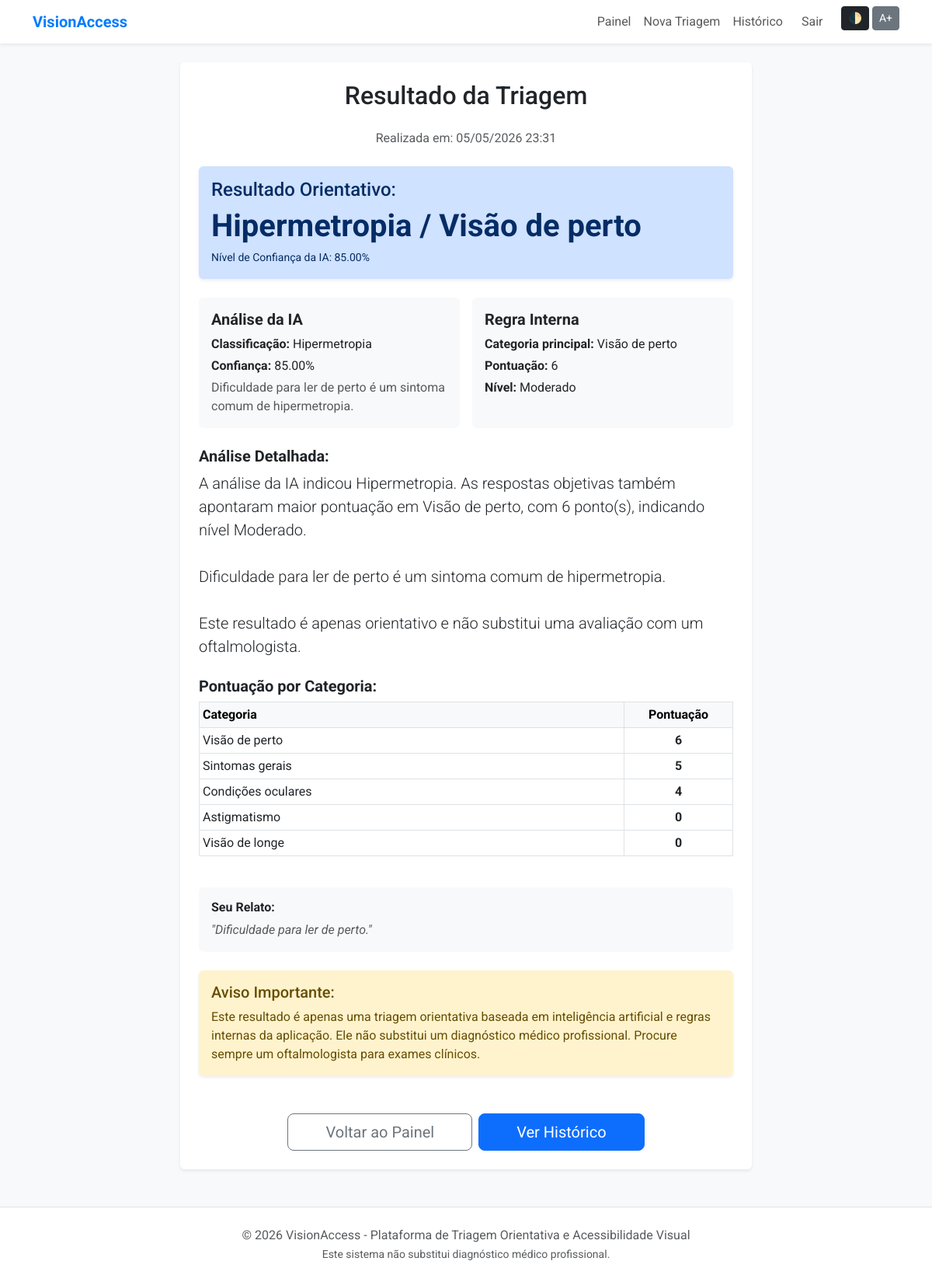
/resultado.php?id=2 (signed in), run on the app's committed database.
### tables this page shows
CREATE TABLE `resultado` (
  `id_resultado` int(11) NOT NULL,
  `id_triagem` int(11) NOT NULL,
  `classificacao_ia` varchar(100) DEFAULT NULL,
  `confianca_ia` decimal(5,2) DEFAULT NULL,
  `descricao_ia` text DEFAULT NULL,
  `resposta_ia` longtext DEFAULT NULL CHECK (json_valid(`resposta_ia`)),
  `classificacao_interna` varchar(100) DEFAULT NULL,
  `pontuacao_interna` int(11) DEFAULT NULL,
  `nivel_risco` varchar(50) DEFAULT NULL,
  `resultado_final` varchar(150) DEFAULT NULL,
  `descricao_resultado` text DEFAULT NULL,
  `data_resultado` timestamp NOT NULL DEFAULT current_timestamp()
);

CREATE TABLE `triagem` (
  `id_triagem` int(11) NOT NULL,
  `id_usuario` int(11) NOT NULL,
  `descricao_texto` text NOT NULL,
  `data_triagem` timestamp NOT NULL DEFAULT current_timestamp()
);

CREATE TABLE `pontuacao_triagem` (
  `id_pontuacao` int(11) NOT NULL,
  `id_triagem` int(11) NOT NULL,
  `id_categoria` int(11) NOT NULL,
  `pontuacao_total` int(11) NOT NULL DEFAULT 0
);

CREATE TABLE `categoria_triagem` (
  `id_categoria` int(11) NOT NULL,
  `nome` varchar(100) NOT NULL,
  `descricao` text DEFAULT NULL
);

### resultado.php (the view, shortened to what this page needs)
<?php
require_once 'includes/db_connect.php';
include 'includes/header.php';
$triagem_id = filter_input(INPUT_GET, 'id', FILTER_VALIDATE_INT);
$stmt = $pdo->prepare("
    SELECT
        r.*,
        t.descricao_texto,
        t.data_triagem
    FROM resultado r
    JOIN triagem t ON r.id_triagem = t.id_triagem
    WHERE r.id_triagem = ?
      AND t.id_usuario = ?
");
$stmt->execute([$triagem_id, $_SESSION['user_id']]);
$resultado = $stmt->fetch(PDO::FETCH_ASSOC);
$stmtPontuacao = $pdo->prepare("
    SELECT
        c.nome AS categoria,
        pt.pontuacao_total
    FROM pontuacao_triagem pt
    JOIN categoria_triagem c ON c.id_categoria = pt.id_categoria
    WHERE pt.id_triagem = ?
    ORDER BY pt.pontuacao_total DESC, c.nome ASC
");
$stmtPontuacao->execute([$triagem_id]);
$pontuacoes = $stmtPontuacao->fetchAll(PDO::FETCH_ASSOC);
$classificacaoIA = $resultado['classificacao_ia'] ?? $resultado['classificacao'] ?? 'Não informado';
$confiancaIA = $resultado['confianca_ia'] ?? $resultado['confianca'] ?? null;
$descricaoIA = $resultado['descricao_ia'] ?? null;
$resultadoFinal = $resultado['resultado_final'] ?? $classificacaoIA;
$descricaoResultado = $resultado['descricao_resultado'] ?? '';
$classificacaoInterna = $resultado['classificacao_interna'] ?? null;
$pontuacaoInterna = $resultado['pontuacao_interna'] ?? null;
$nivelRisco = $resultado['nivel_risco'] ?? null;
?>
<div class="row justify-content-center">
    <div class="col-md-8">
        <div class="card shadow-sm border-0">
            <div class="card-body p-4">
                <h2 class="text-center mb-4">Resultado da Triagem</h2>
                <p class="text-muted text-center mb-4">Realizada em: <?php echo date('d/m/Y H:i', strtotime($resultado['data_triagem'])); ?></p>
                <div class="alert alert-primary border-0 shadow-sm mb-4">
                    <h4 class="alert-heading">Resultado Orientativo:</h4>
                    <p class="display-6 fw-bold mb-1"><?php echo htmlspecialchars($resultadoFinal); ?></p>
                    <?php if ($confiancaIA !== null): ?>
                        <small>Nível de Confiança da IA: <?php echo number_format((float) $confiancaIA, 2); ?>%</small>
                    <?php endif; ?>
                </div>
                <div class="row g-3 mb-4">
                    <div class="col-md-6">
                        <div class="card h-100 border-0 bg-light">
                            <div class="card-body">
                                <h5 class="fw-bold">Análise da IA</h5>
                                <p class="mb-1"><strong>Classificação:</strong> <?php echo htmlspecialchars($classificacaoIA); ?></p>
                                <?php if ($confiancaIA !== null): ?>
                                    <p class="mb-1"><strong>Confiança:</strong> <?php echo number_format((float) $confiancaIA, 2); ?>%</p>
                                <?php endif; ?>
                                <?php if (!empty($descricaoIA)): ?>
                                    <p class="mb-0 text-muted"><?php echo nl2br(htmlspecialchars($descricaoIA)); ?></p>
                                <?php endif; ?>
                            </div>
                        </div>
                    </div>
                    <div class="col-md-6">
                        <div class="card h-100 border-0 bg-light">
                            <div class="card-body">
                                <h5 class="fw-bold">Regra Interna</h5>
                                <?php if ($classificacaoInterna || $pontuacaoInterna !== null || $nivelRisco): ?>
                                    <?php if ($classificacaoInterna): ?>
                                        <p class="mb-1"><strong>Categoria principal:</strong> <?php echo htmlspecialchars($classificacaoInterna); ?></p>
                                    <?php endif; ?>
                                    <?php if ($pontuacaoInterna !== null): ?>
                                        <p class="mb-1"><strong>Pontuação:</strong> <?php echo (int) $pontuacaoInterna; ?></p>
                                    <?php endif; ?>
                                    <?php if ($nivelRisco): ?>
                                        <p class="mb-0"><strong>Nível:</strong> <?php echo htmlspecialchars($nivelRisco); ?></p>
                                    <?php endif; ?>
                                <?php else: ?>
                                    <p class="mb-0 text-muted">A pontuação interna ainda não foi registrada para esta triagem.</p>
                                <?php endif; ?>
                            </div>
                        </div>
                    </div>
                </div>
                <div class="mb-4">
                    <h5 class="fw-bold">Análise Detalhada:</h5>
                    <p class="lead"><?php echo nl2br(htmlspecialchars($descricaoResultado)); ?></p>
                </div>
                <?php if (!empty($pontuacoes)): ?>
                    <div class="mb-4">
                        <h5 class="fw-bold">Pontuação por Categoria:</h5>
                        <div class="table-responsive">
                            <table class="table table-sm table-bordered align-middle">
                                <thead class="table-light">
                                    <tr>
                                        <th>Categoria</th>
                                        <th class="text-center" style="width: 140px;">Pontuação</th>
                                    </tr>
                                </thead>
                                <tbody>
                                    <?php foreach ($pontuacoes as $pontuacao): ?>
                                        <tr>
                                            <td><?php echo htmlspecialchars($pontuacao['categoria']); ?></td>
                                            <td class="text-center fw-bold"><?php echo (int) $pontuacao['pontuacao_total']; ?></td>
                                        </tr>
                                    <?php endforeach; ?>
                                </tbody>
                            </table>
                        </div>
                    </div>
                <?php endif; ?>
                <div class="card bg-light border-0 mb-4">
                    <div class="card-body">
                        <h6 class="fw-bold">Seu Relato:</h6>
                        <p class="mb-0 text-muted fst-italic">"<?php echo htmlspecialchars($resultado['descricao_texto']); ?>"</p>
                    </div>
                </div>
                <div class="alert alert-warning border-0 shadow-sm">
                    <h5 class="alert-heading">Aviso Importante:</h5>
                    <p class="mb-0">Este resultado é apenas uma triagem orientativa baseada em inteligência artificial e regras internas da aplicação. Ele não substitui um diagnóstico médico profissional. Procure sempre um oftalmologista para exames clínicos.</p>
                </div>
                <div class="d-grid gap-2 d-md-flex justify-content-md-center mt-5">
                    <a href="dashboard.php" class="btn btn-outline-secondary btn-lg px-5">Voltar ao Painel</a>
                    <a href="historico.php" class="btn btn-primary btn-lg px-5">Ver Histórico</a>
                </div>
            </div>
        </div>
    </div>
</div>
<?php include 'includes/footer.php'; ?>

### assets/css/style.css (style rules this page uses)
html, body { height: 100%; margin: 0; }
body { font-family: 'Roboto', sans-serif; display: flex; flex-direction: column; }
.bg-custom { background-color: #f8f9fa; }

### data on the page
resultado: id_triagem.data_triagem "05/05/2026 23:31", resultado_final "Hipermetropia / Visão de perto", confianca_ia "85.00", classificacao_ia "Hipermetropia", descricao_ia "Dificuldade para ler de perto é um sintoma comum de hipermetropia.", classificacao_interna "Visão de perto", pontuacao_interna "6", nivel_risco "Moderado", descricao_resultado "A análise da IA indicou Hipermetropia. As respostas objetivas também apontaram maior pontuação em Visão de perto, com 6 ponto(s), indicando nível Moderado. Dificuldade para ler de perto é um sintoma comum de hipermetropia. Este resultado é apenas orientativo e não substitui uma avaliação com um oftalmologista.", id_triagem.descricao_texto "Dificuldade para ler de perto."
pontuacao_triagem: id_categoria.nome "Visão de perto", pontuacao_total "6"
pontuacao_triagem: id_categoria.nome "Sintomas gerais", pontuacao_total "5"
pontuacao_triagem: id_categoria.nome "Condições oculares", pontuacao_total "4"
pontuacao_triagem: id_categoria.nome "Astigmatismo", pontuacao_total "0"
pontuacao_triagem: id_categoria.nome "Visão de longe", pontuacao_total "0"
